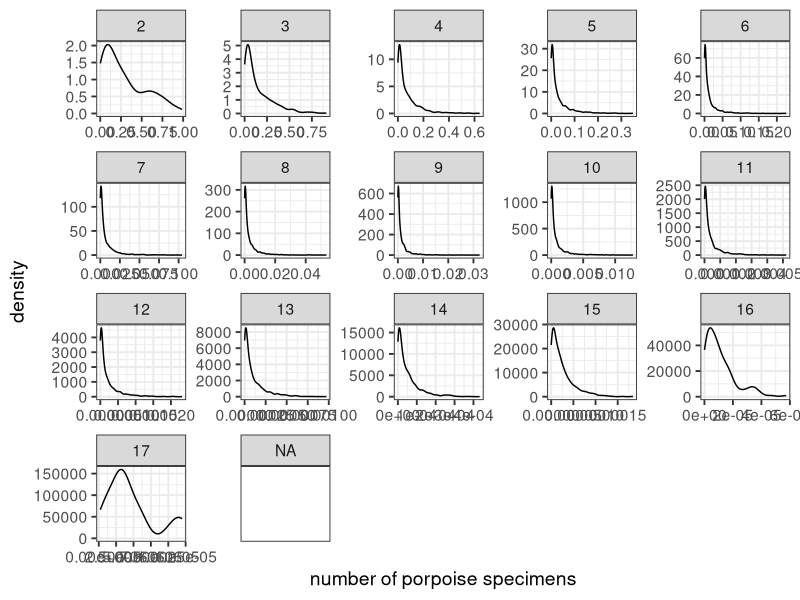
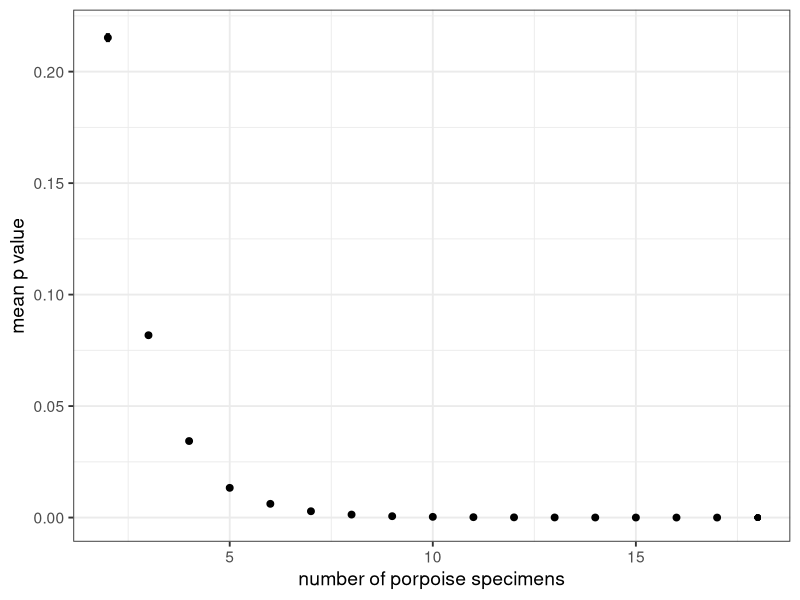

These charts were generated, in order, by the following R code:
# Plot results of rarefaction
# Aug 2019
#------------------------------------

#------------------------------------
# Load libraries
#------------------------------------
library(here)
library(tidyverse)
#-------------------------------------
# Read in data
man <- read_csv(here("outputs/rarefied-MANOVA-results-landmarks.csv"))

# Extract values for 18 porpoises
man1 <- read_csv(here("outputs/MANOVA-results-landmarks.csv"))

# Get mean values for p values for each nporpoise
# and each PC in ANOVAs
mean_man <-
  man %>%
  filter(!is.na(nporpoise)) %>%
  group_by(nporpoise) %>%
  summarise(mean = median(p),
            se = sqrt(var(p/length(p))))

# Plots 
plot1 <- 
  ggplot(mean_man, aes(x = nporpoise, y = mean)) +
  geom_point(size = 2) +
  geom_errorbar(aes(ymin = mean - se, ymax = mean + se), width = 0.1) +
  theme_bw(base_size = 14) +
  ylab("mean p value") +
  xlab("number of porpoise specimens") +
  geom_point(data = man1, aes(x = 18, y = p[1]))

ggsave(here("outputs/rare-MANOVA.png"))


ggplot(man, aes(x = p, group = nporpoise)) +
  geom_density() +
  theme_bw(base_size = 14) +
  xlab("number of porpoise specimens") +
  facet_wrap(~nporpoise, scales = "free")
